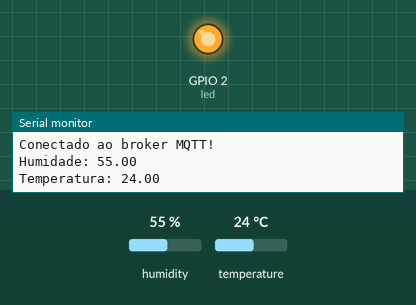
Recording of a sketch running on a simulated ESP32. Parts: output pins drawn as LEDs (lit = HIGH), the last lines printed to the serial monitor. Inputs (shaded band) come from the test bench; at power-on: humidity 55 %, temperature 24 °C. WiFi joins after 1.5 s; servers stay silent unless stated; random numbers use the default seed unless the sketch sets one; no MQTT or app messages arrive unless stated.

Above: at 4.1 s.
At 9.1 s:
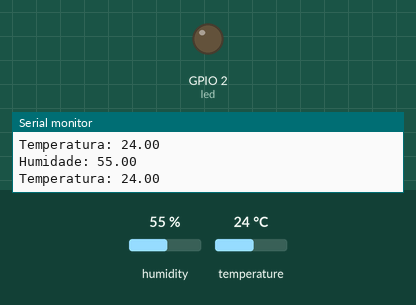
Timing chart, 0 to 14.6 s (numbered marks = the images above):
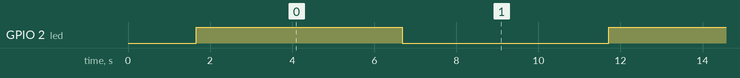

Measured:
- by itself, GPIO 2 (led): alternates HIGH for 5.0 s and LOW for 5.0 s

The sketch:

esp32-mqtt-aida.ino
```cpp
#include <WiFi.h>
#include <WiFiClient.h>
#include <PubSubClient.h>
#include "DHT.h"
#include <iostream>
#include <string>

WiFiClient ESPWiFiClient;
PubSubClient mqttClient(ESPWiFiClient);

//char* wifi_ssid = "Rede do enriquinho";
//char* wifi_password = "enriquinho123";
// char* wifi_ssid = "motorolah";
// char* wifi_password = "87654321";
char* wifi_ssid = "brisa-1783640";
char* wifi_password = "ruaw6waq";
int wifi_timeout = 100000;

const char* mqtt_broker = "io.adafruit.com"; // trocar pelo endereço do ainda fruit
const char* mqtt_client_username = "enrico_luigi"; // add username
const char* mqtt_client_password = "aio_Vdoh58azR72xJVGnM1KbwIUoz4UZ"; //  add senha
const int mqtt_port = 1883;
int mqtt_timeout = 10000;

int led = 2;

#define DHTPIN 4
#define DHTTYPE DHT11

#define HUMIDITY_INDEX 0
#define TEMPERATURE_INDEX 1

#define TOPIC_PUBLISH_TEMP "enrico_luigi/feeds/teste_envio_temp"
#define TOPIC_PUBLISH_HUMIDITY "enrico_luigi/feeds/teste_conexao_esp32_mqttbroker"

// array to store sensor data
float data[2];

// DHT object to use the DHT libray api
DHT dht(DHTPIN, DHTTYPE);

void readSensorDataAndPublish(){
  readSensorData();
  mqttClient.publish(TOPIC_PUBLISH_HUMIDITY, String(data[HUMIDITY_INDEX], 2).c_str(), true);
  mqttClient.publish(TOPIC_PUBLISH_TEMP, String(data[TEMPERATURE_INDEX], 2).c_str(), true);
  displayInMonitorSerialSensorData();
}

void readSensorData(){
  data[HUMIDITY_INDEX] = dht.readHumidity();
  data[TEMPERATURE_INDEX] = dht.readTemperature();
}

void displayInMonitorSerialSensorData(){
  Serial.print("Humidade: ");
  Serial.println(data[HUMIDITY_INDEX]);
  Serial.print("Temperatura: ");
  Serial.println(data[TEMPERATURE_INDEX]);
}

void connectMQTT() {
  Serial.print("Reconectando ao MQTT Broker..");

  unsigned long startTime = millis();
  while (!mqttClient.connected() && (millis() - startTime < mqtt_timeout)) {
      Serial.print(".");
      String clientId = "ESP32Client_enriquinho_imd_123";
      clientId += String(random(0xffff), HEX);

      if (mqttClient.connect(clientId.c_str(), mqtt_client_username, mqtt_client_password)) {
        Serial.println();
        Serial.print("Conectado ao broker MQTT!");
      }
      delay(100);
  }
  Serial.println();
}

void connectWiFi(){
  //WiFi.mode(WIFI_STA); //"station mode": permite o ESP32 ser um cliente da rede WiFi
  WiFi.begin(wifi_ssid, wifi_password);
  Serial.print("Conectando à rede WiFi .. ");

  unsigned long startTime = millis();
  while(WiFi.status() != WL_CONNECTED && (millis() - startTime < wifi_timeout)){
    Serial.print(".");
    delay(100);
  }
  Serial.println();

  if(WiFi.status() != WL_CONNECTED){
    Serial.println("Falhou!");
  } else{
    Serial.print("Conectado com o IP: ");
    Serial.println(WiFi.localIP());
  }
}

void setup() {
  Serial.begin(115200);
  pinMode(led, OUTPUT);
  connectWiFi();

  if(WiFi.status() == WL_CONNECTED){
    Serial.println("Conectando ao broker MQTT ..");
    mqttClient.setServer(mqtt_broker, mqtt_port);
  }

  Serial.println("Inicializando o DHT.");
  dht.begin();
  Serial.println("DHT inicializado.");
}

void loop() {
  if (!mqttClient.connected()){
    connectMQTT();
  }

  if (mqttClient.connected()){
    mqttClient.loop();
    digitalWrite(led, HIGH);
    readSensorDataAndPublish();
    delay(5000);
    digitalWrite(led, LOW);
    readSensorDataAndPublish();
    delay(5000);
  }
}
```
